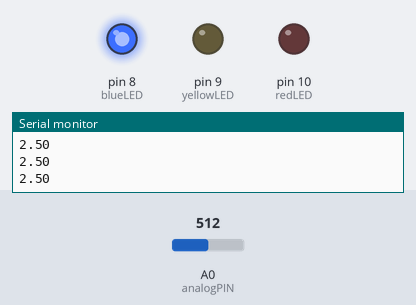
A sketch run on a simulated Arduino Uno, built with avr-gcc and run on an emulated ATmega328P. Shown: output pins drawn as LEDs (lit = HIGH), the last lines printed to the serial monitor. Dashed ring = blinking. The test bench sets the inputs (shaded band); at power-on: A0 (analogPIN) = 512.

Above: at 1.2 s.
1.3 s: A0 (analogPIN) set to 603
2.9 s: A0 (analogPIN) set to 621
At 3.7 s:
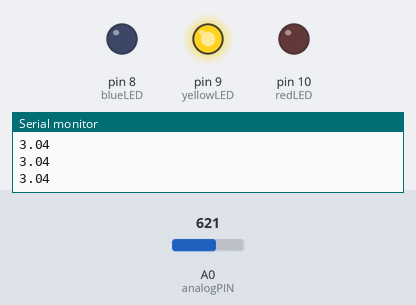
4.7 s: A0 (analogPIN) set to 805
6.2 s: A0 (analogPIN) set to 826
At 7.0 s:
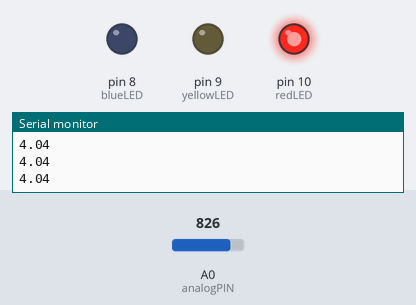
8.0 s: A0 (analogPIN) set to 904
9.5 s: A0 (analogPIN) set to 937
At 10.32 s:
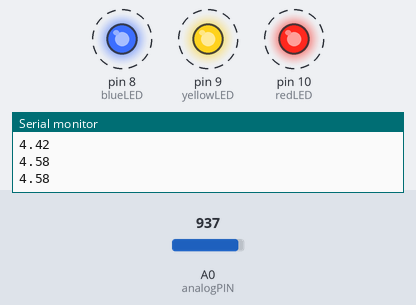
Timing chart, 0 to 13.5 s (numbered marks = the images above; inputs shaded):
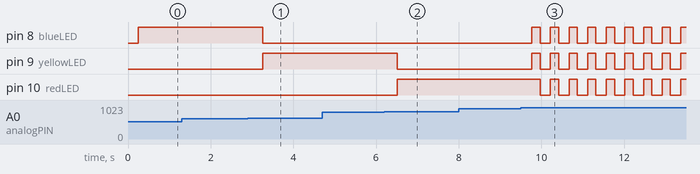

Measured:
- the behaviour switches between 613 and 614 on A0 (analogPIN) (found by bisection; images 0 and 1)
- the behaviour switches between 818 and 819 on A0 (analogPIN) (found by bisection; images 1 and 2)
- the behaviour switches between 918 and 919 on A0 (analogPIN) (found by bisection; images 2 and 3)
- after the input at 2.9 s, pin 8 (blueLED): HIGH → LOW after 0.36 s; pin 9 (yellowLED): LOW → HIGH after 0.36 s
- after the input at 6.2 s, pin 9 (yellowLED): HIGH → LOW after 0.31 s; pin 10 (redLED): LOW → HIGH after 0.31 s
- after the input at 9.5 s, pin 8 (blueLED), pin 9 (yellowLED): alternates HIGH for 0.20 s and LOW for 0.25 s, starting after 0.27 s; pin 10 (redLED): alternates HIGH for 0.20 s and LOW for 0.25 s, starting after 0.47 s

The sketch:

Conditionals_if_else_assignment.ino
```cpp
int delayTime = 250;
int redLED = 10;
int yellowLED = 9;
int blueLED = 8;
int analogPIN = A0;
int analogVal;
float Vout;


void setup() {
  // put your setup code here, to run once:
  pinMode(redLED, OUTPUT);
  pinMode(yellowLED, OUTPUT);
  pinMode(blueLED, OUTPUT);
  Serial.begin(9600);
}

void loop() {
  // put your main code here, to run repeatedly:
  analogVal = analogRead(analogPIN);
  Vout = (5./1023.) * analogVal;
  Serial.println(Vout);
  delay(delayTime);

  if (Vout <= 3.0) {
    digitalWrite(blueLED, HIGH);
    digitalWrite(yellowLED, LOW);
    digitalWrite(redLED, LOW);
  }else if (Vout > 3 && Vout <= 4) {
    digitalWrite(blueLED, LOW);
    digitalWrite(yellowLED, HIGH);
    digitalWrite(redLED, LOW);
  }else if (Vout > 4 && Vout < 4.49) {
    digitalWrite(blueLED, LOW);
    digitalWrite(yellowLED, LOW);
    digitalWrite(redLED, HIGH);
  }else if (Vout > 4.49 ) {
    digitalWrite(blueLED, HIGH);
    digitalWrite(yellowLED, HIGH);
    digitalWrite(redLED, HIGH);
    delay(delayTime - 50);
     digitalWrite(blueLED, LOW);
    digitalWrite(yellowLED, LOW);
    digitalWrite(redLED, LOW);
  }

}
```
